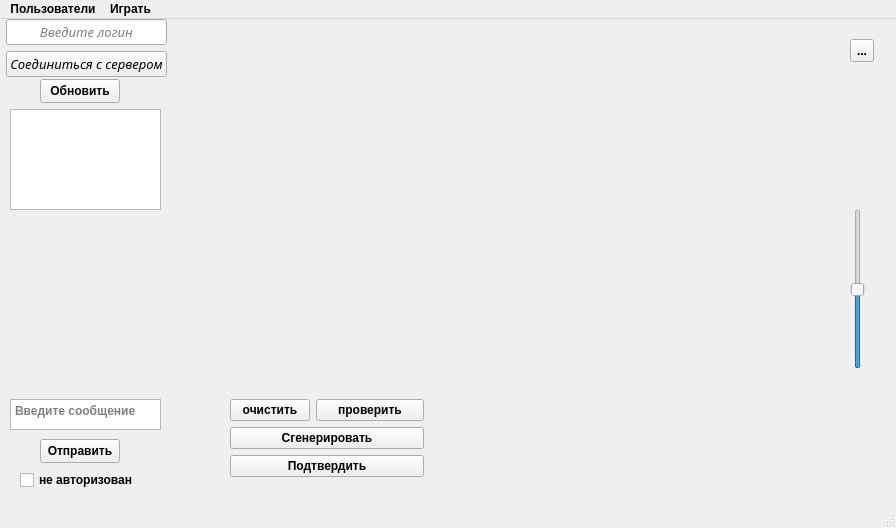
<?xml version="1.0" encoding="UTF-8"?>
<ui version="4.0">
 <class>MainWindow</class>
 <widget class="QMainWindow" name="MainWindow">
  <property name="geometry">
   <rect>
    <x>0</x>
    <y>0</y>
    <width>896</width>
    <height>528</height>
   </rect>
  </property>
  <property name="font">
   <font>
    <weight>75</weight>
    <bold>true</bold>
   </font>
  </property>
  <property name="windowTitle">
   <string>Network_Battleship_2vs1</string>
  </property>
  <widget class="QWidget" name="centralwidget">
   <widget class="QWidget" name="formLayoutWidget">
    <property name="geometry">
     <rect>
      <x>0</x>
      <y>0</y>
      <width>161</width>
      <height>57</height>
     </rect>
    </property>
    <layout class="QFormLayout" name="formLayout">
     <property name="sizeConstraint">
      <enum>QLayout::SetMinimumSize</enum>
     </property>
     <property name="labelAlignment">
      <set>Qt::AlignCenter</set>
     </property>
     <property name="formAlignment">
      <set>Qt::AlignCenter</set>
     </property>
     <item row="0" column="1">
      <widget class="QLineEdit" name="loginLabel">
       <property name="font">
        <font>
         <family>Unispace</family>
         <pointsize>10</pointsize>
         <weight>9</weight>
         <italic>true</italic>
         <bold>false</bold>
        </font>
       </property>
       <property name="styleSheet">
        <string notr="true">font: 75 italic 10pt &quot;Unispace&quot;;</string>
       </property>
       <property name="text">
        <string/>
       </property>
       <property name="alignment">
        <set>Qt::AlignCenter</set>
       </property>
       <property name="placeholderText">
        <string>Введите логин</string>
       </property>
      </widget>
     </item>
     <item row="1" column="1">
      <widget class="QPushButton" name="connectToServerButton">
       <property name="font">
        <font>
         <family>Ubuntu Condensed</family>
         <pointsize>10</pointsize>
         <weight>9</weight>
         <italic>true</italic>
         <bold>false</bold>
        </font>
       </property>
       <property name="styleSheet">
        <string notr="true">font: 75 italic 10pt &quot;Ubuntu Condensed&quot;;</string>
       </property>
       <property name="text">
        <string>Соединиться с сервером</string>
       </property>
      </widget>
     </item>
    </layout>
   </widget>
   <widget class="QPushButton" name="updateButton">
    <property name="geometry">
     <rect>
      <x>40</x>
      <y>60</y>
      <width>80</width>
      <height>24</height>
     </rect>
    </property>
    <property name="text">
     <string>Обновить</string>
    </property>
   </widget>
   <widget class="QPushButton" name="sendMessageButton">
    <property name="geometry">
     <rect>
      <x>40</x>
      <y>420</y>
      <width>80</width>
      <height>24</height>
     </rect>
    </property>
    <property name="text">
     <string>Отправить</string>
    </property>
   </widget>
   <widget class="QTextEdit" name="messageEdit">
    <property name="geometry">
     <rect>
      <x>10</x>
      <y>380</y>
      <width>151</width>
      <height>31</height>
     </rect>
    </property>
    <property name="layoutDirection">
     <enum>Qt::RightToLeft</enum>
    </property>
    <property name="placeholderText">
     <string>Введите сообщение</string>
    </property>
   </widget>
   <widget class="QWidget" name="messageRecieversOptionsListWidget" native="true">
    <property name="geometry">
     <rect>
      <x>10</x>
      <y>90</y>
      <width>151</width>
      <height>101</height>
     </rect>
    </property>
    <widget class="QListWidget" name="messageRecieversOptionList">
     <property name="geometry">
      <rect>
       <x>0</x>
       <y>0</y>
       <width>151</width>
       <height>101</height>
      </rect>
     </property>
    </widget>
   </widget>
   <widget class="QWidget" name="chatWidget" native="true">
    <property name="geometry">
     <rect>
      <x>10</x>
      <y>200</y>
      <width>151</width>
      <height>171</height>
     </rect>
    </property>
   </widget>
   <widget class="QLabel" name="fieldsLabel">
    <property name="geometry">
     <rect>
      <x>200</x>
      <y>20</y>
      <width>641</width>
      <height>421</height>
     </rect>
    </property>
    <property name="text">
     <string/>
    </property>
   </widget>
   <widget class="QLabel" name="myGameLoginLabel">
    <property name="geometry">
     <rect>
      <x>280</x>
      <y>30</y>
      <width>171</width>
      <height>20</height>
     </rect>
    </property>
    <property name="font">
     <font>
      <pointsize>15</pointsize>
      <weight>75</weight>
      <bold>true</bold>
     </font>
    </property>
    <property name="text">
     <string/>
    </property>
   </widget>
   <widget class="QLabel" name="enemyGameLoginLabel">
    <property name="geometry">
     <rect>
      <x>620</x>
      <y>30</y>
      <width>151</width>
      <height>16</height>
     </rect>
    </property>
    <property name="font">
     <font>
      <pointsize>15</pointsize>
      <weight>75</weight>
      <bold>true</bold>
     </font>
    </property>
    <property name="text">
     <string/>
    </property>
   </widget>
   <widget class="QToolButton" name="gameExitButton">
    <property name="geometry">
     <rect>
      <x>850</x>
      <y>20</y>
      <width>24</width>
      <height>23</height>
     </rect>
    </property>
    <property name="styleSheet">
     <string notr="true">background-image: url(:/images/killed.png);</string>
    </property>
    <property name="text">
     <string>...</string>
    </property>
   </widget>
   <widget class="QWidget" name="formLayoutWidget_3">
    <property name="geometry">
     <rect>
      <x>230</x>
      <y>380</y>
      <width>194</width>
      <height>98</height>
     </rect>
    </property>
    <layout class="QFormLayout" name="formLayout_2">
     <item row="2" column="0">
      <widget class="QPushButton" name="clearButton">
       <property name="text">
        <string>очистить</string>
       </property>
      </widget>
     </item>
     <item row="2" column="1">
      <widget class="QPushButton" name="checkButton">
       <property name="text">
        <string>проверить</string>
       </property>
      </widget>
     </item>
     <item row="3" column="0" colspan="2">
      <widget class="QPushButton" name="generateFieldButton">
       <property name="text">
        <string>Сгенерировать</string>
       </property>
      </widget>
     </item>
     <item row="4" column="0" colspan="2">
      <widget class="QPushButton" name="applyFieldButton">
       <property name="styleSheet">
        <string notr="true"/>
       </property>
       <property name="text">
        <string>Подтвердить</string>
       </property>
      </widget>
     </item>
    </layout>
   </widget>
   <widget class="QLabel" name="applyIsOkLabel">
    <property name="geometry">
     <rect>
      <x>430</x>
      <y>390</y>
      <width>21</width>
      <height>21</height>
     </rect>
    </property>
    <property name="styleSheet">
     <string notr="true">image: url(:/images/ok.png);</string>
    </property>
    <property name="text">
     <string/>
    </property>
   </widget>
   <widget class="QLabel" name="applyIsNotOkLabel">
    <property name="geometry">
     <rect>
      <x>430</x>
      <y>390</y>
      <width>21</width>
      <height>21</height>
     </rect>
    </property>
    <property name="styleSheet">
     <string notr="true">image: url(:/images/damaged.png);</string>
    </property>
    <property name="text">
     <string/>
    </property>
   </widget>
   <widget class="QLabel" name="whooseStepLabel">
    <property name="geometry">
     <rect>
      <x>370</x>
      <y>430</y>
      <width>211</width>
      <height>41</height>
     </rect>
    </property>
    <property name="font">
     <font>
      <pointsize>16</pointsize>
      <weight>75</weight>
      <bold>true</bold>
     </font>
    </property>
    <property name="text">
     <string/>
    </property>
   </widget>
   <widget class="QCheckBox" name="isReadyCheckBox">
    <property name="geometry">
     <rect>
      <x>20</x>
      <y>450</y>
      <width>131</width>
      <height>22</height>
     </rect>
    </property>
    <property name="text">
     <string>не авторизован</string>
    </property>
   </widget>
   <widget class="QSlider" name="volumeSlider">
    <property name="geometry">
     <rect>
      <x>850</x>
      <y>190</y>
      <width>16</width>
      <height>160</height>
     </rect>
    </property>
    <property name="maximum">
     <number>100</number>
    </property>
    <property name="value">
     <number>50</number>
    </property>
    <property name="orientation">
     <enum>Qt::Vertical</enum>
    </property>
   </widget>
  </widget>
  <widget class="QMenuBar" name="menubar">
   <property name="geometry">
    <rect>
     <x>0</x>
     <y>0</y>
     <width>896</width>
     <height>21</height>
    </rect>
   </property>
   <widget class="QMenu" name="usersList">
    <property name="title">
     <string>Пользователи</string>
    </property>
   </widget>
   <widget class="QMenu" name="readyPlayersList">
    <property name="title">
     <string>Играть</string>
    </property>
   </widget>
   <addaction name="usersList"/>
   <addaction name="readyPlayersList"/>
  </widget>
  <widget class="QStatusBar" name="statusbar">
   <property name="font">
    <font>
     <family>Ubuntu Mono</family>
     <pointsize>10</pointsize>
     <weight>50</weight>
     <italic>false</italic>
     <bold>false</bold>
    </font>
   </property>
   <property name="styleSheet">
    <string notr="true">font: 10pt &quot;Ubuntu Mono&quot;;
color: rgb(220, 138, 221);</string>
   </property>
  </widget>
 </widget>
 <resources/>
 <connections/>
</ui>
